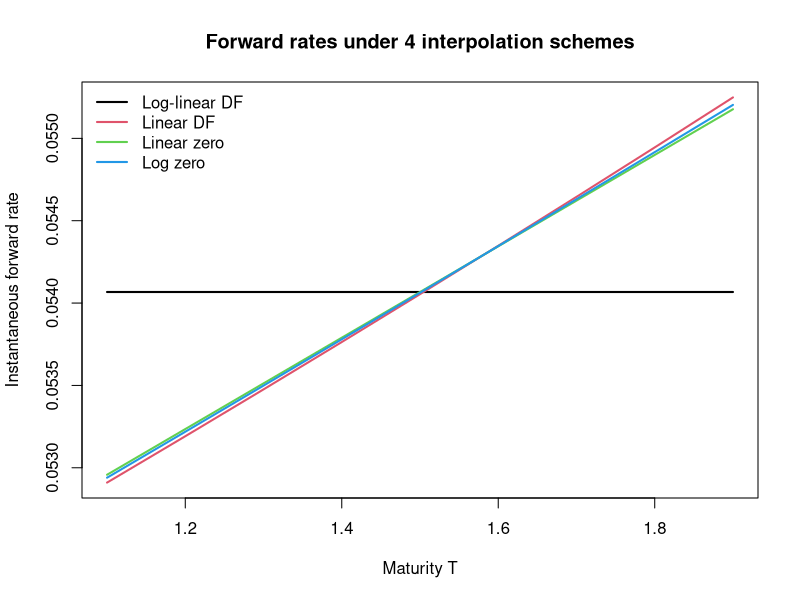

Reproduce this figure in R.
# Nodes data
T1 <- 1.0
T2 <- 2.0
P1 <- 0.95
P2 <- 0.90

# Continous-compounded zero rates at nodes
z1 <- -log(P1) / T1
z2 <- -log(P2) / T2

# Grid from 1.1 to 1.9
T_grid <- seq(1.1, 1.9, by = 0.1)

# 1.Log-linear interpolation on DF
f_log_df <- function(T) {
    slope_lnP <- (log(P2) - log(P1)) / (T2 - T1)
    return(-slope_lnP)
}

# 2. Linear interpolation on DF
f_lin_df <- function(T) {
    slope_P <- (P2 - P1) / (T2 - T1)
    P_T <- P1 + slope_P * (T - T1)
    return(-slope_P / P_T)
}

# 3. Linear interpolation on zero-rate
f_lin_zero <- function(T) {
    b <- (z2 - z1) / (T2 - T1)
    z_T <- z1 + b * (T - T1)
    return(z_T + T * b)
}

# 4. Linear interpolation on log zero rate
f_log_zero <- function(T) {
    b <- (log(z2) - log(z1)) / (T2 - T1)
    z_T <- z1 * exp(b * (T - T1))
    return(z_T * (1 + b * T))
}

# 5. Result
result <- data.frame(
    T = T_grid,
    f_log_linear_DF = sapply(T_grid, f_log_df),
    f_linear_DF = sapply(T_grid, f_lin_df),
    f_linear_zero = sapply(T_grid, f_lin_zero),
    f_log_zero = sapply(T_grid, f_log_zero)
)


# Calculate forward rate
result_pct <- result
result_pct[, -1] <- 100 * result_pct[, -1]

cat("Instantaneous forward rates (decimal):\n")
print(result, row.names = FALSE)

cat("\nInstantaneous forward rates (%):\n")
print(result_pct, row.names = FALSE)


matplot(
    result$T,
    result[, -1],
    type = "l",
    lty = 1,
    lwd = 2,
    xlab = "Maturity T",
    ylab = "Instantaneous forward rate",
    main = "Forward rates under 4 interpolation schemes"
)
legend(
    "topleft",
    legend = c(
        "Log-linear DF",
        "Linear DF",
        "Linear zero",
        "Log zero"
    ),
    col = 1:4,
    lty = 1,
    lwd = 2,
    bty = "n"
)

# Full-blown example
pillars <- c(1 / 12, 0.25, 0.5, 1, 2, 3, 5, 7, 10, 15, 20, 30)

zero_rates <- c(
    0.0200, 0.0210, 0.0220, 0.0240, 0.0270, 0.0290,
    0.0320, 0.0340, 0.0360, 0.0380, 0.0390, 0.0400
)

dfs <- exp(-zero_rates * pillars)

curve_df <- data.frame(
    T = pillars,
    z = zero_rates,
    P = dfs
)

print(curve_df)

# Build grid from 1 month to 30 years
T_grid <- seq(1 / 12, 30, by = 1 / 12)

find_interval <- function(T, pillars) {
    if (T < min(pillars) || T > max(pillars)) {
        stop("T outside pillar range")
    }
    if (T == max(pillars)) {
        return(length(pillars) - 1)
    }
    i <- max(which(pillars <= T))
    if (i == length(pillars)) i <- i - 1
    return(i)
}

# We have to rewrite above function to adapt to algorithm on full grid
